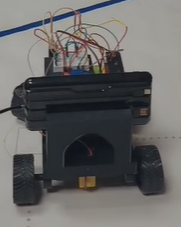
#> input picture media/robot-photos/version1/back.png, 181 x 227 px
$ python -i vision_rois_backup.py   (imports and definitions only)
#> lines starting #> are read from the running program, lines starting #| are printed output that depends on the picture; after the words box and inside, x2 and y2 are one past the last pixel; in counts of white or black regions, pixels touching at a corner belong together
# vision_rois.py

import cv2
import numpy as np


def build_white_mask_lab(frame):
    """
    Detect white floor using LAB color space.
    LAB is less sensitive to lighting than raw RGB/BGR.
    """

    lab = cv2.cvtColor(frame, cv2.COLOR_BGR2LAB)

    # LAB channels:
    # L = brightness
    # A = green-red
    # B = blue-yellow
    l_channel, a_channel, b_channel = cv2.split(lab)

    # White floor: high brightness, not too saturated.
    white_mask = cv2.inRange(
        lab,
        np.array([120, 105, 105]),
        np.array([255, 150, 155]),
    )

    kernel = np.ones((7, 7), np.uint8)

    white_mask = cv2.morphologyEx(
        white_mask,
        cv2.MORPH_CLOSE,
        kernel,
    )

    white_mask = cv2.morphologyEx(
        white_mask,
        cv2.MORPH_OPEN,
        kernel,
    )

    return white_mask


def count_white(mask, box):
    x1, y1, x2, y2 = box
    roi = mask[y1:y2, x1:x2]

    white_pixels = cv2.countNonZero(roi)
    area = roi.shape[0] * roi.shape[1]

    if area == 0:
        return 0, 0.0

    ratio = white_pixels / area

    return white_pixels, ratio


def analyze_rois(frame):
    height, width = frame.shape[:2]

    white_mask = build_white_mask_lab(frame)
    annotated = frame.copy()

    # These ROI positions are adapted to your low camera angle.
    # They are based on the visible road region in your screenshots.

    left_box = (
        int(width * 0.00),
        int(height * 0.45),
        int(width * 0.35),
        int(height * 0.65),
    )

    right_box = (
        int(width * 0.65),
        int(height * 0.45),
        int(width),
        int(height * 0.65),
    )

    front_box = (
        int(width * 0.20),
        int(height * 0.38),
        int(width * 0.80),
        int(height * 0.58),
    )

    left_pixels, left_ratio = count_white(white_mask, left_box)
    right_pixels, right_ratio = count_white(white_mask, right_box)
    front_pixels, front_ratio = count_white(white_mask, front_box)

    # Error convention:
    # positive error -> steer right
    # negative error -> steer left
    error = right_pixels - left_pixels

    # Normalize error to roughly [-100, 100]
    max_possible = max(left_pixels + right_pixels, 1)
    normalized_error = int((error / max_possible) * 100)

    # Front is blocked when little white floor is visible ahead.
    front_blocked = front_ratio < 0.25

    # Side opening idea:
    # If one side has much more white than the other, the track may be opening that way.
    side_difference = left_ratio - right_ratio

    left_open = side_difference > 0.25
    right_open = side_difference < -0.25

    # Draw ROIs
    cv2.rectangle(annotated, left_box[:2], left_box[2:], (255, 255, 255), 2)
    cv2.rectangle(annotated, right_box[:2], right_box[2:], (255, 255, 255), 2)
    cv2.rectangle(annotated, front_box[:2], front_box[2:], (255, 255, 255), 2)

    cv2.putText(
        annotated,
        f"L={left_ratio:.2f} R={right_ratio:.2f} F={front_ratio:.2f}",
        (20, 35),
        cv2.FONT_HERSHEY_SIMPLEX,
        0.6,
        (255, 255, 255),
        2,
    )

    cv2.putText(
        annotated,
        f"err={normalized_error} front_blocked={front_blocked}",
        (20, 65),
        cv2.FONT_HERSHEY_SIMPLEX,
        0.6,
        (255, 255, 255),
        2,
    )

    cv2.putText(
        annotated,
        f"left_open={left_open} right_open={right_open}",
        (20, 95),
        cv2.FONT_HERSHEY_SIMPLEX,
        0.6,
        (255, 255, 255),
        2,
    )

    return {
        "white_mask": white_mask,
        "annotated": annotated,
        "left_pixels": left_pixels,
        "right_pixels": right_pixels,
        "front_pixels": front_pixels,
        "left_ratio": left_ratio,
        "right_ratio": right_ratio,
        "front_ratio": front_ratio,
        "error": normalized_error,
        "front_blocked": front_blocked,
        "left_open": left_open,
        "right_open": right_open,
    }

>>> import cv2
>>> picture = cv2.imread('../../media/robot-photos/version1/back.png')
#> picture is the input picture: shape (227, 181, 3); mean B, G, R 102.2, 102.7, 103.3
>>> result = analyze_rois(picture)
#> in build_white_mask_lab, `lab = cv2.cvtColor(frame, cv2.COLOR_BGR2LAB)`: lab: shape (227, 181, 3); mean of channels 0, 1, 2 108.2, 128.3, 128.1
#> in build_white_mask_lab, `l_channel, a_channel, b_channel = cv2.split(lab)`:
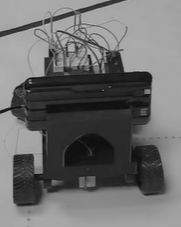
#> l_channel: shape (227, 181); min 11, max 185, mean 108.2
#> in build_white_mask_lab, `l_channel, a_channel, b_channel = cv2.split(lab)`:
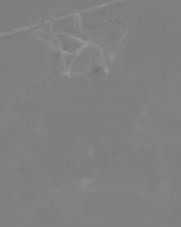
#> a_channel: shape (227, 181); min 115, max 150, mean 128.3
#> in build_white_mask_lab, `white_mask = cv2.inRange( lab, np.array([120, 105, 105]), np.array([25..`:
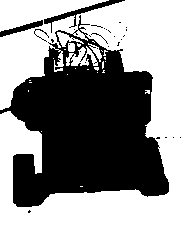
#> white_mask: shape (227, 181); 54.1% white; 29 black regions (25 under 20 px), largest, box (x1, y1, x2, y2) and area: (0, 15, 169, 207) 18098, (44, 0, 125, 33) 405, (0, 20, 43, 37) 232, (34, 29, 49, 42) 35
#> in build_white_mask_lab, `white_mask = cv2.morphologyEx( white_mask, cv2.MORPH_CLOSE, kernel, )`: white_mask: shape (227, 181); 58.3% white; 1 black region, box (x1, y1, x2, y2) and area: (11, 50, 169, 207) 17119
#> in build_white_mask_lab, `white_mask = cv2.morphologyEx( white_mask, cv2.MORPH_OPEN, kernel, )`:
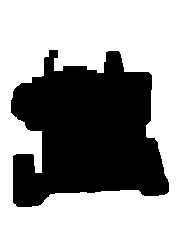
#> white_mask: shape (227, 181); 58.2% white; 1 black region, box (x1, y1, x2, y2) and area: (11, 50, 169, 207) 17183
#> in count_white, `roi = mask[y1:y2, x1:x2]`:
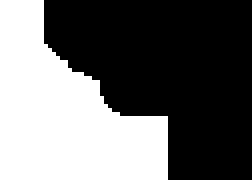
#> roi: shape (45, 63) (shown 4 times larger); 41.6% white; 1 white region, box (x1, y1, x2, y2) and area: (0, 0, 42, 45) 1180
#> in count_white, `white_pixels = cv2.countNonZero(roi)`: white_pixels = 1180
#> in count_white, `ratio = white_pixels / area`: ratio = 0.416
#> in analyze_rois, `left_pixels, left_ratio = count_white(white_mask, left_box)`: left_pixels = 1180; left_ratio = 0.416
#> call 2 of count_white, with box = (117, 102, 181, 147)
#> in count_white (call 2), `roi = mask[y1:y2, x1:x2]`:
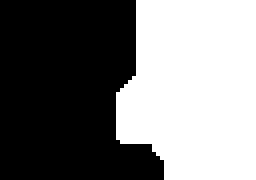
#> roi: shape (45, 64) (shown 4 times larger); 47.6% white; 1 white region, box (x1, y1, x2, y2) and area: (29, 0, 64, 45) 1370
#> in count_white (call 2), `white_pixels = cv2.countNonZero(roi)`: white_pixels = 1370
#> in count_white (call 2), `ratio = white_pixels / area`: ratio = 0.476
#> in analyze_rois, `right_pixels, right_ratio = count_white(white_mask, right_box)`: right_pixels = 1370; right_ratio = 0.476
#> in count_white (call 3), `roi = mask[y1:y2, x1:x2]`: roi: shape (45, 108); every value is 0
#> in analyze_rois, `front_pixels, front_ratio = count_white(white_mask, front_box)`: front_pixels = 0
#> in analyze_rois, `error = right_pixels - left_pixels`: error = 190
#> in analyze_rois, `max_possible = max(left_pixels + right_pixels, 1)`: max_possible = 2550
#> in analyze_rois, `normalized_error = int((error / max_possible) * 100)`: normalized_error = 7
#> in analyze_rois, `front_blocked = front_ratio < 0.25`: front_blocked = True
#> in analyze_rois, `side_difference = left_ratio - right_ratio`: side_difference = -0.0595
#> in analyze_rois, `left_open = side_difference > 0.25`: left_open = False
#> in analyze_rois, `cv2.putText( annotated, f"left_open={left_open} right_open={right_open..`:
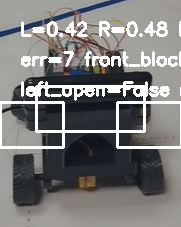
#> annotated: shape (227, 181, 3); mean B, G, R 121.4, 121.9, 122.5
#> result = 12 items

$ run again, on media/robot-photos/version1/front.png
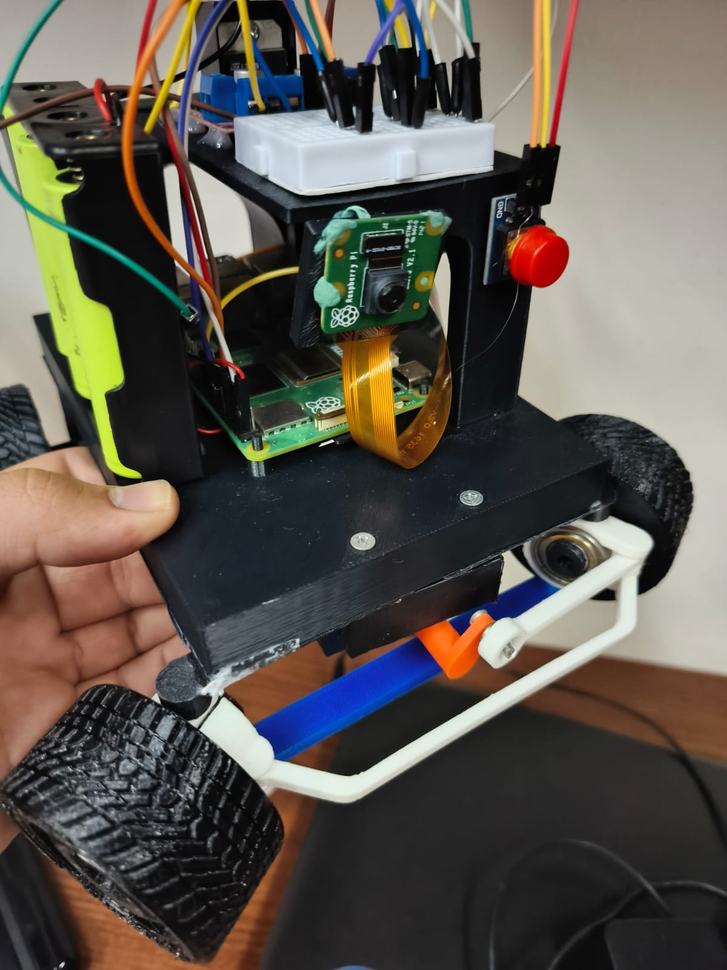
#> input picture media/robot-photos/version1/front.png, 727 x 970 px, shrunk from 1200 x 1600 before the run
#> picture is the input picture: shape (970, 727, 3); mean B, G, R 79.1, 87.2, 92.7
#> lab: shape (970, 727, 3); mean of channels 0, 1, 2 92.3, 130, 133.3
#> in build_white_mask_lab, `white_mask = cv2.inRange( lab, np.array([120, 105, 105]), np.array([25..`:
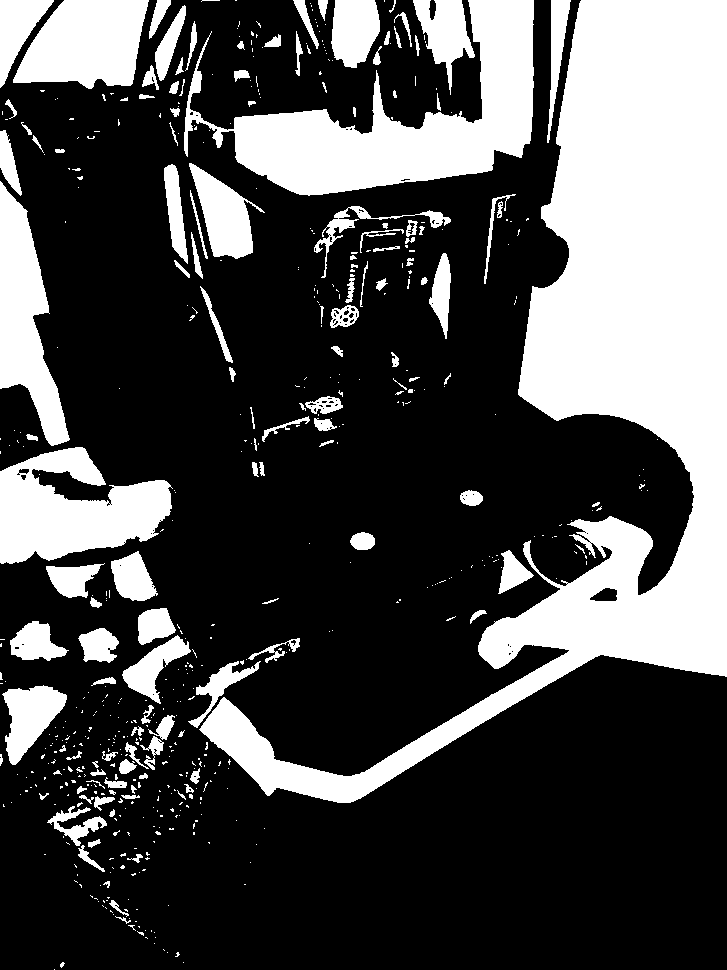
#> white_mask: shape (970, 727); 30% white; 580 white regions (444 under 20 px), largest, box (x1, y1, x2, y2) and area: (199, 0, 727, 803) 112823, (184, 0, 534, 196) 25759, (0, 447, 173, 564) 12454
#> roi: shape (194, 254); 33.6% white; 6 white regions (2 under 20 px), largest, box (x1, y1, x2, y2) and area: (0, 0, 171, 161) 14151, (111, 118, 156, 165) 1507, (138, 172, 180, 194) 688, (22, 185, 50, 194) 179
#> white_pixels = 16547
#> ratio = 0.336
#> left_pixels = 16547; left_ratio = 0.336
#> roi: shape (194, 255); 42.3% white; 4 white regions, box (x1, y1, x2, y2) and area: (14, 0, 255, 194) 19688, (24, 116, 66, 155) 1036, (0, 55, 10, 70) 127, (51, 108, 58, 116) 56
#> right_pixels = 20907; right_ratio = 0.423
#> roi: shape (194, 436); 7.3% white; 10 white regions, largest, box (x1, y1, x2, y2) and area: (374, 0, 436, 52) 2702, (0, 112, 26, 173) 1233, (157, 29, 196, 63) 903
#> front_pixels = 6158; front_ratio = 0.0728
#> error = 4360
#> max_possible = 37454
#> normalized_error = 11
#> front_blocked = True
#> side_difference = -0.0868
#> left_open = False
#> in analyze_rois, `cv2.putText( annotated, f"left_open={left_open} right_open={right_open..`:
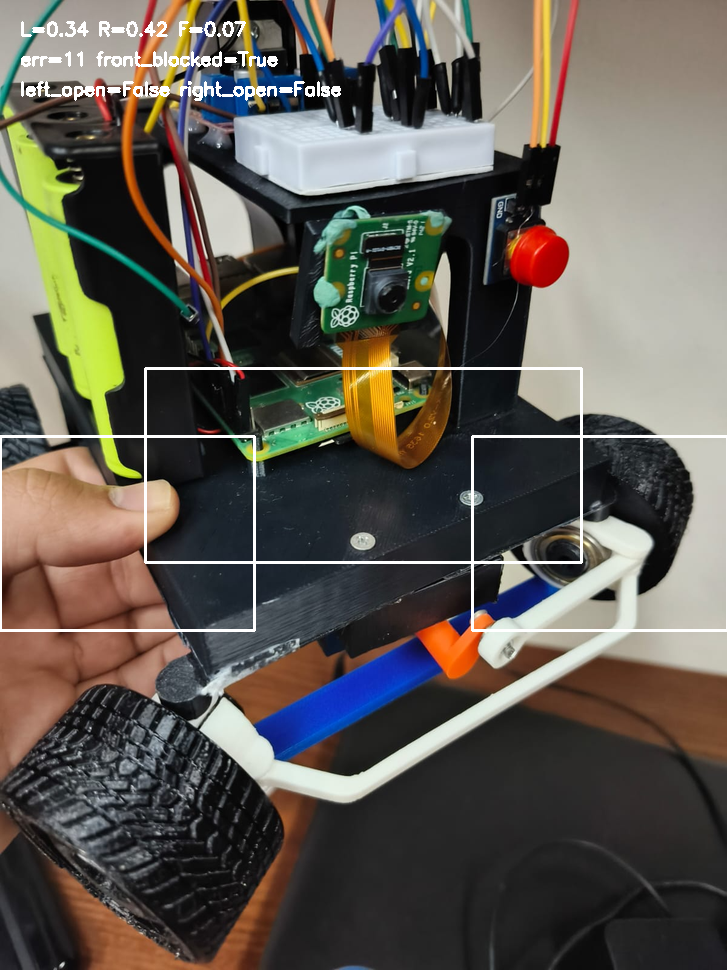
#> annotated: shape (970, 727, 3); mean B, G, R 82.4, 90.4, 95.8
#> result = 12 items
